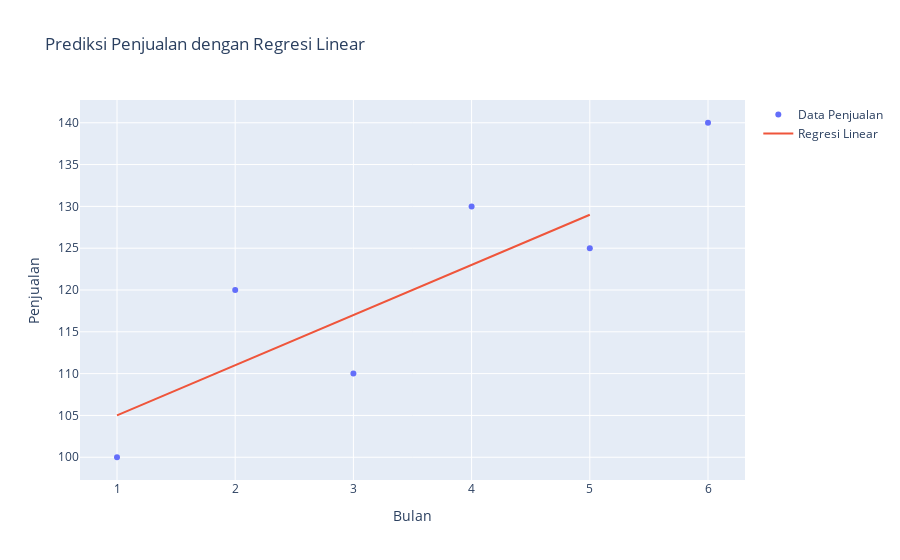

Source (notebook cell):
### Code cell
import numpy as np
import pandas as pd
from sklearn.linear_model import LinearRegression
import plotly.graph_objs as go

# Contoh data penjualan kopi
bulan = ['Jan', 'Feb', 'Mar', 'Apr', 'Mei', 'Jun']
penjualan = [100, 120, 110, 130, 125, 140]

# Membuat DataFrame dari data
data = pd.DataFrame({'Bulan': bulan, 'Penjualan': penjualan})

# Menyiapkan fitur (X) dan target (Y)
X = np.array(range(1, len(bulan))).reshape(-1, 1)  # Menggunakan bulan sebagai fitur
Y = np.array(penjualan[:-1])  # Data penjualan kecuali bulan terakhir

# Inisialisasi model regresi linear
model = LinearRegression()

# Melatih model menggunakan data pelatihan
model.fit(X, Y)

# Memprediksi penjualan untuk bulan Juli
prediksi_juli = model.predict([[len(bulan)]])

# Membuat plot
trace1 = go.Scatter(x=np.arange(1, len(bulan)+1), y=penjualan, mode='markers', name='Data Penjualan')
trace2 = go.Scatter(x=np.arange(1, len(bulan)), y=model.predict(X), mode='lines', name='Regresi Linear')

layout = go.Layout(title='Prediksi Penjualan dengan Regresi Linear',
                   xaxis=dict(title='Bulan'),
                   yaxis=dict(title='Penjualan'))

fig = go.Figure(data=[trace1, trace2], layout=layout)
fig.show()

print("Prediksi penjualan kopi untuk bulan Juli:", prediksi_juli[0])

### Figure 1 — Plotly figure (JSON) as saved in the notebook; plotly's stock layout.template omitted (floating-point values rounded to 4 significant figures)
{"data": [{"mode": "markers", "name": "Data Penjualan", "type": "scatter", "x": [1, 2, 3, 4, 5, 6], "y": [100, 120, 110, 130, 125, 140]}, {"mode": "lines", "name": "Regresi Linear", "type": "scatter", "x": [1, 2, 3, 4, 5], "y": [105, 111, 117, 123, 129]}], "layout": {"title": {"text": "Prediksi Penjualan dengan Regresi Linear"}, "xaxis": {"title": {"text": "Bulan"}}, "yaxis": {"title": {"text": "Penjualan"}}}}
